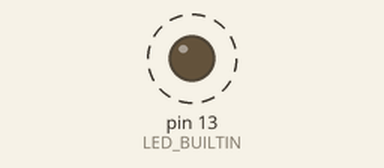
Simulated run of this sketch. Board: Arduino Uno, built with avr-gcc and run on an emulated ATmega328P. Parts: output pins drawn as LEDs (lit = HIGH). Dashed ring = blinking. What the sketch prints to the serial monitor is not drawn.

Above: at 0.5 s.
Timing chart, 0 to 4.6 s (numbered marks = the images above):
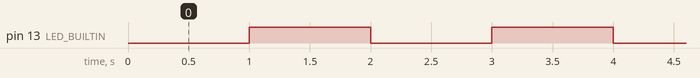

Measured:
- by itself, pin 13 (LED_BUILTIN): alternates HIGH for 1.0 s and LOW for 1.0 s

The sketch:

blink.ino
```cpp
#include "Arduino.h"

void setup() {
  Serial.begin(115200);
  pinMode(LED_BUILTIN, OUTPUT);
  Serial.println("test");
}

void loop() {
  Serial.println("Hello World");
  digitalWrite(LED_BUILTIN, LOW);
  delay(1000);
  digitalWrite(LED_BUILTIN, HIGH);
  delay(1000);
}
```
